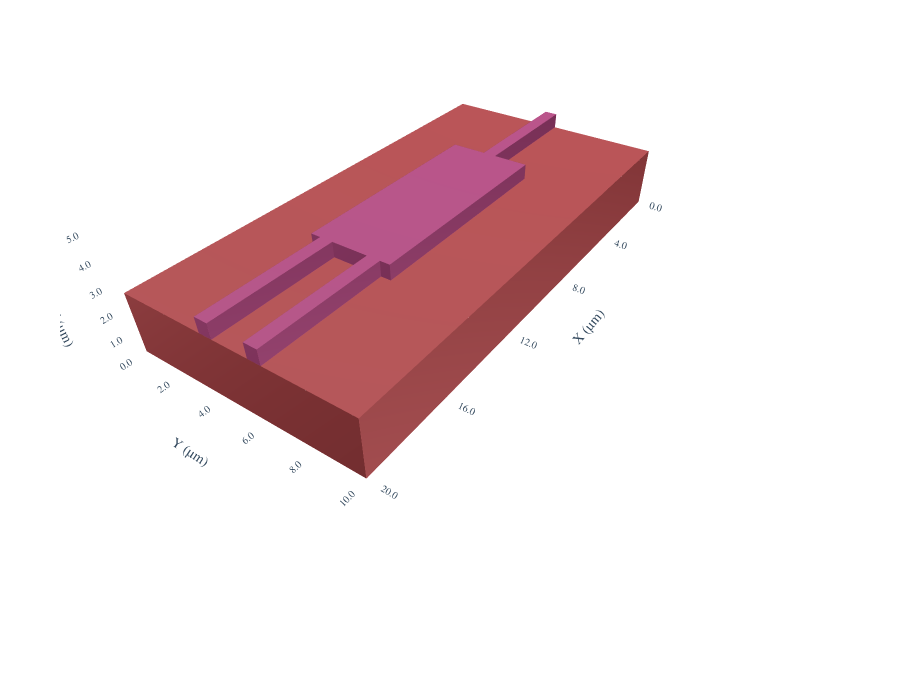

Notebook cell for this chart:
### Markdown cell above
Creating the design is a simple as adding a bunch of rectangles, where every added rectangle structure overwrites the material values of the area it overlaps with its own properties. You should be able to see an interactive 3D visualization of the MMI you can rotate, zoom in, and so on:

### Code cell
# Design the MMI with input and output waveguides
design = Design(width=X, height=Y, depth=Z, material=Material(permittivity=1.0, permeability=1.0, conductivity=0.0), pml_size=WL)
design += Rectangle(position=(0, 0, 0), width=X, height=Y, depth=Z/2, material=Material(N_CLAD**2))
design += Rectangle(position=(0, Y/2-WG_W/2, Z/2), width=X/2, height=WG_W, depth=Z/8, material=Material(N_CORE**2))
design += Rectangle(position=(X/2, Y/2 + OFFSET - WG_W/2, Z/2), width=X/2, height=WG_W, depth=Z/8, material=Material(N_CORE**2))
design += Rectangle(position=(X/2, Y/2 - OFFSET - WG_W/2, Z/2), width=X/2, height=WG_W, depth=Z/8, material=Material(N_CORE**2))
design += Rectangle(position=(X/2-W/2, Y/2-H/2, Z/2), width=W, height=H, depth=Z/8, material=Material(N_CORE**2))
design.show()

### Figure 1 — Plotly figure (JSON) as saved in the notebook; plotly's stock layout.template omitted (floating-point values rounded to 4 significant figures)
{"data": [{"color": "rgba(124,71,178,0.0)", "contour": {"color": "black", "show": true, "width": 5}, "flatshading": true, "hovertemplate": "Rectangle<br>εᵣ = 1.0<extra></extra>", "i": [0, 0, 4, 4, 0, 1, 1, 2, 2, 3, 3, 0], "j": [1, 2, 6, 7, 1, 5, 2, 6, 3, 7, 0, 4], "k": [2, 3, 5, 6, 4, 4, 5, 5, 6, 6, 7, 7], "lighting": {"ambient": 0.5, "diffuse": 0.5, "fresnel": 0, "roughness": 1, "specular": 0.5}, "lightposition": {"x": 0, "y": 50, "z": 100}, "name": "Rectangle<br>εᵣ = 1.0", "opacity": 0, "showscale": true, "type": "mesh3d", "x": [0, 2e-05, 2e-05, 0, 0, 2e-05, 2e-05, 0], "y": [0, 0, 1e-05, 1e-05, 0, 0, 1e-05, 1e-05], "z": [0, 0, 0, 0, 5e-06, 5e-06, 5e-06, 5e-06]}, {"color": "rgba(178,71,74,1.0)", "contour": {"color": "black", "show": true, "width": 5}, "flatshading": true, "hovertemplate": "Rectangle<br>εᵣ = 2.1<extra></extra>", "i": [0, 0, 4, 4, 0, 1, 1, 2, 2, 3, 3, 0], "j": [1, 2, 6, 7, 1, 5, 2, 6, 3, 7, 0, 4], "k": [2, 3, 5, 6, 4, 4, 5, 5, 6, 6, 7, 7], "lighting": {"ambient": 0.5, "diffuse": 0.5, "fresnel": 0, "roughness": 1, "specular": 0.5}, "lightposition": {"x": 0, "y": 50, "z": 100}, "name": "Rectangle<br>εᵣ = 2.1", "opacity": 1, "showscale": true, "type": "mesh3d", "x": [0, 2e-05, 2e-05, 0, 0, 2e-05, 2e-05, 0], "y": [0, 0, 1e-05, 1e-05, 0, 0, 1e-05, 1e-05], "z": [0, 0, 0, 0, 2.5e-06, 2.5e-06, 2.5e-06, 2.5e-06]}, {"color": "rgba(124,71,178,0.0)", "contour": {"color": "black", "show": true, "width": 5}, "flatshading": true, "hovertemplate": "Rectangle<br>εᵣ = 1.0<extra></extra>", "i": [0, 0, 4, 4, 0, 1, 1, 2, 2, 3, 3, 0], "j": [1, 2, 6, 7, 1, 5, 2, 6, 3, 7, 0, 4], "k": [2, 3, 5, 6, 4, 4, 5, 5, 6, 6, 7, 7], "lighting": {"ambient": 0.5, "diffuse": 0.5, "fresnel": 0, "roughness": 1, "specular": 0.5}, "lightposition": {"x": 0, "y": 50, "z": 100}, "name": "Rectangle<br>εᵣ = 1.0", "opacity": 0, "showscale": true, "type": "mesh3d", "x": [0, 2e-05, 2e-05, 0, 0, 2e-05, 2e-05, 0], "y": [0, 0, 1e-05, 1e-05, 0, 0, 1e-05, 1e-05], "z": [0, 0, 0, 0, 5e-06, 5e-06, 5e-06, 5e-06]}, {"color": "rgba(178,71,74,1.0)", "contour": {"color": "black", "show": true, "width": 5}, "flatshading": true, "hovertemplate": "Rectangle<br>εᵣ = 2.1<extra></extra>", "i": [0, 0, 4, 4, 0, 1, 1, 2, 2, 3, 3, 0], "j": [1, 2, 6, 7, 1, 5, 2, 6, 3, 7, 0, 4], "k": [2, 3, 5, 6, 4, 4, 5, 5, 6, 6, 7, 7], "lighting": {"ambient": 0.5, "diffuse": 0.5, "fresnel": 0, "roughness": 1, "specular": 0.5}, "lightposition": {"x": 0, "y": 50, "z": 100}, "name": "Rectangle<br>εᵣ = 2.1", "opacity": 1, "showscale": true, "type": "mesh3d", "x": [0, 2e-05, 2e-05, 0, 0, 2e-05, 2e-05, 0], "y": [0, 0, 1e-05, 1e-05, 0, 0, 1e-05, 1e-05], "z": [0, 0, 0, 0, 2.5e-06, 2.5e-06, 2.5e-06, 2.5e-06]}, {"color": "rgba(178,71,128,1.0)", "contour": {"color": "black", "show": true, "width": 5}, "flatshading": true, "hovertemplate": "Polygon<br>εᵣ = 4.2<extra></extra>", "i": [15, 15, 2, 15, 15, 5, 15, 15, 15, 15, 11, 11, 10, 10, 31, 31, 18, 31, 31, 21, 31, 31, 31, 31, 27, 27, 26, 26, 0, 1, 1, 2, 2, 3, 3, 4, 4, 5, 5, 6, 6, 7, 7, 8, 8, 9, 9, 10, 10, 11, 11, 12, 12, 13, 13, 14, 14, 15, 15, 0], "j": [0, 1, 3, 2, 4, 6, 5, 7, 8, 9, 12, 13, 11, 14, 17, 18, 20, 20, 21, 23, 23, 24, 25, 26, 29, 30, 30, 31, 1, 17, 2, 18, 3, 19, 4, 20, 5, 21, 6, 22, 7, 23, 8, 24, 9, 25, 10, 26, 11, 27, 12, 28, 13, 29, 14, 30, 15, 31, 0, 16], "k": [1, 2, 4, 4, 5, 7, 7, 8, 9, 10, 13, 14, 14, 15, 16, 17, 19, 18, 20, 22, 21, 23, 24, 25, 28, 29, 27, 30, 16, 16, 17, 17, 18, 18, 19, 19, 20, 20, 21, 21, 22, 22, 23, 23, 24, 24, 25, 25, 26, 26, 27, 27, 28, 28, 29, 29, 30, 30, 31, 31], "lighting": {"ambient": 0.5, "diffuse": 0.5, "fresnel": 0, "roughness": 1, "specular": 0.5}, "lightposition": {"x": 0, "y": 50, "z": 100}, "name": "Polygon<br>εᵣ = 4.2", "opacity": 1, "showscale": true, "type": "mesh3d", "x": [2e-05, 2e-05, 1.45e-05, 1.45e-05, 5.5e-06, 5.5e-06, 0, 0, 5.5e-06, 5.5e-06, 1.45e-05, 1.45e-05, 2e-05, 2e-05, 1.45e-05, 1.45e-05, 2e-05, 2e-05, 1.45e-05, 1.45e-05, 5.5e-06, 5.5e-06, 0, 0, 5.5e-06, 5.5e-06, 1.45e-05, 1.45e-05, 2e-05, 2e-05, 1.45e-05, 1.45e-05], "y": [4.232e-06, 3.667e-06, 3.667e-06, 3.25e-06, 3.25e-06, 4.717e-06, 4.717e-06, 5.282e-06, 5.282e-06, 6.75e-06, 6.75e-06, 6.332e-06, 6.332e-06, 5.767e-06, 5.767e-06, 4.232e-06, 4.232e-06, 3.667e-06, 3.667e-06, 3.25e-06, 3.25e-06, 4.717e-06, 4.717e-06, 5.282e-06, 5.282e-06, 6.75e-06, 6.75e-06, 6.332e-06, 6.332e-06, 5.767e-06, 5.767e-06, 4.232e-06], "z": [2.5e-06, 2.5e-06, 2.5e-06, 2.5e-06, 2.5e-06, 2.5e-06, 2.5e-06, 2.5e-06, 2.5e-06, 2.5e-06, 2.5e-06, 2.5e-06, 2.5e-06, 2.5e-06, 2.5e-06, 2.5e-06, 3.125e-06, 3.125e-06, 3.125e-06, 3.125e-06, 3.125e-06, 3.125e-06, 3.125e-06, 3.125e-06, 3.125e-06, 3.125e-06, 3.125e-06, 3.125e-06, 3.125e-06, 3.125e-06, 3.125e-06, 3.125e-06]}, {"color": "rgba(220,220,220,0.3)", "contour": {"color": "black", "show": true, "width": 5}, "flatshading": true, "hoverinfo": "skip", "i": [0, 0, 4, 4, 0, 1, 2, 3], "j": [1, 3, 5, 7, 4, 5, 6, 7], "k": [2, 2, 6, 6, 1, 2, 3, 0], "lighting": {"ambient": 0.8, "diffuse": 0.2, "fresnel": 0, "roughness": 1, "specular": 0}, "name": "Ground Plane", "showlegend": false, "type": "mesh3d", "x": [0, 2e-05, 2e-05, 0, 0, 2e-05, 2e-05, 0], "y": [0, 0, 1e-05, 1e-05, 0, 0, 1e-05, 1e-05], "z": [0, 0, 0, 0, -2.5e-07, -2.5e-07, -2.5e-07, -2.5e-07]}], "layout": {"font": {"color": "#2c3e50", "family": "Arial, sans-serif", "size": 12}, "height": 700, "legend": {"bgcolor": "rgba(255,255,255,0.8)", "bordercolor": "rgba(0, 0, 0, 0.2)", "borderwidth": 1, "font": {"size": 10}, "orientation": "v", "x": 1.02, "xanchor": "left", "y": 1, "yanchor": "top"}, "margin": {"b": 60, "l": 60, "r": 60, "t": 80}, "paper_bgcolor": "white", "plot_bgcolor": "white", "scene": {"aspectmode": "manual", "aspectratio": {"x": 1, "y": 0.5, "z": 0.25}, "camera": {"center": {"x": -0.07909, "y": -0.000889, "z": -0.4413}, "eye": {"x": 0.9428, "y": 0.6996, "z": 0.6468}, "projection": {"type": "perspective"}, "up": {"x": 0, "y": 0, "z": 1}}, "xaxis": {"backgroundcolor": "rgba(248,249,250,0.8)", "gridcolor": "rgba(128,128,128,0.3)", "range": [0, 2e-05], "showbackground": true, "showgrid": true, "tickfont": {"color": "#34495e", "size": 11}, "tickmode": "array", "ticktext": ["0.0", "4.0", "8.0", "12.0", "16.0", "20.0"], "tickvals": [0, 4e-06, 8e-06, 1.2e-05, 1.6e-05, 2e-05], "title": {"font": {"color": "#34495e", "size": 14}, "text": "X (µm)"}, "type": "linear"}, "yaxis": {"backgroundcolor": "rgba(248,249,250,0.8)", "gridcolor": "rgba(128,128,128,0.3)", "range": [0, 1e-05], "showbackground": true, "showgrid": true, "tickfont": {"color": "#34495e", "size": 11}, "tickmode": "array", "ticktext": ["0.0", "2.0", "4.0", "6.0", "8.0", "10.0"], "tickvals": [0, 2e-06, 4e-06, 6e-06, 8e-06, 1e-05], "title": {"font": {"color": "#34495e", "size": 14}, "text": "Y (µm)"}, "type": "linear"}, "zaxis": {"backgroundcolor": "rgba(248,249,250,0.8)", "gridcolor": "rgba(128,128,128,0.3)", "range": [0, 5e-06], "showbackground": true, "showgrid": true, "tickfont": {"color": "#34495e", "size": 11}, "tickmode": "array", "ticktext": ["0.0", "1.0", "2.0", "3.0", "4.0", "5.0"], "tickvals": [0, 1e-06, 2e-06, 3e-06, 4e-06, 5e-06], "title": {"font": {"color": "#34495e", "size": 14}, "text": "Z (µm)"}, "type": "linear"}}, "showlegend": true, "width": 900}}
